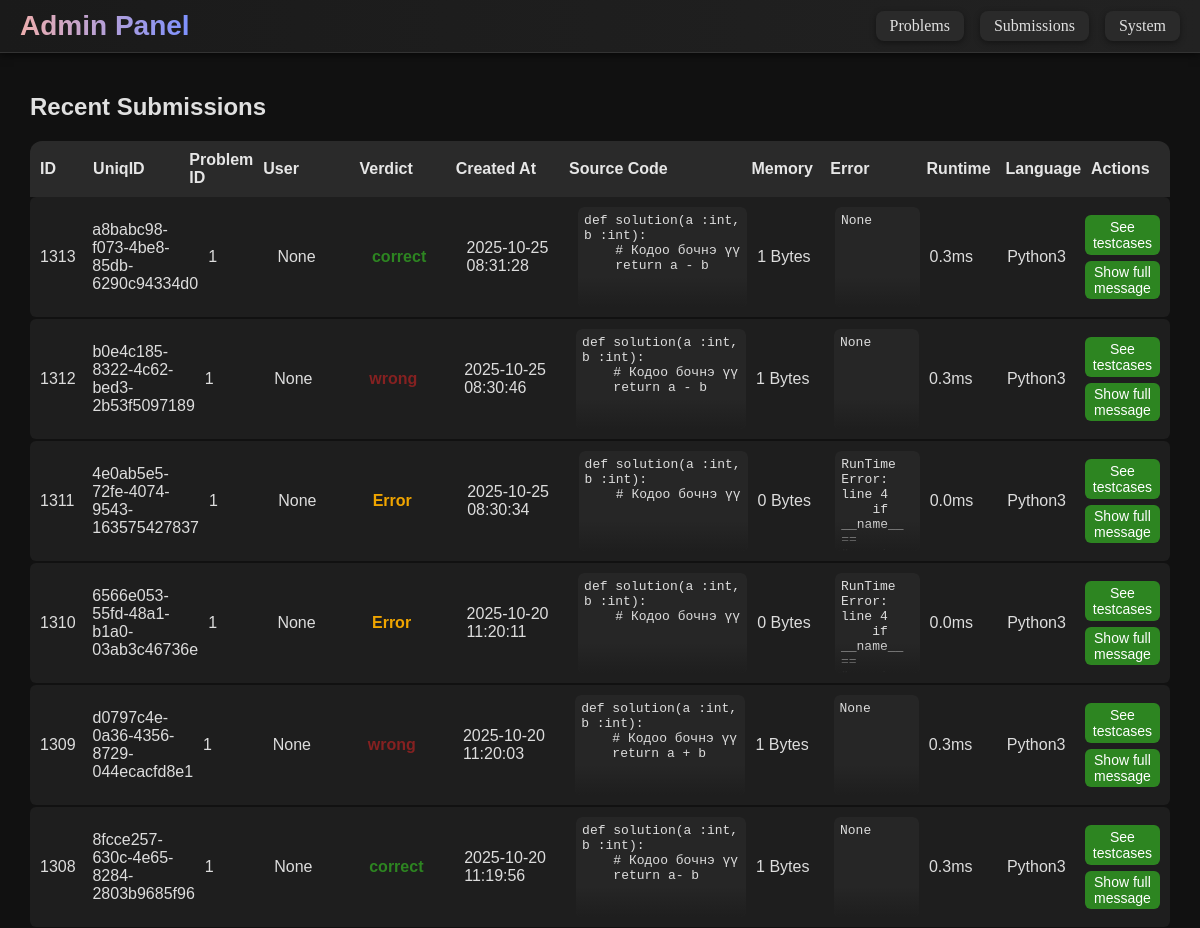
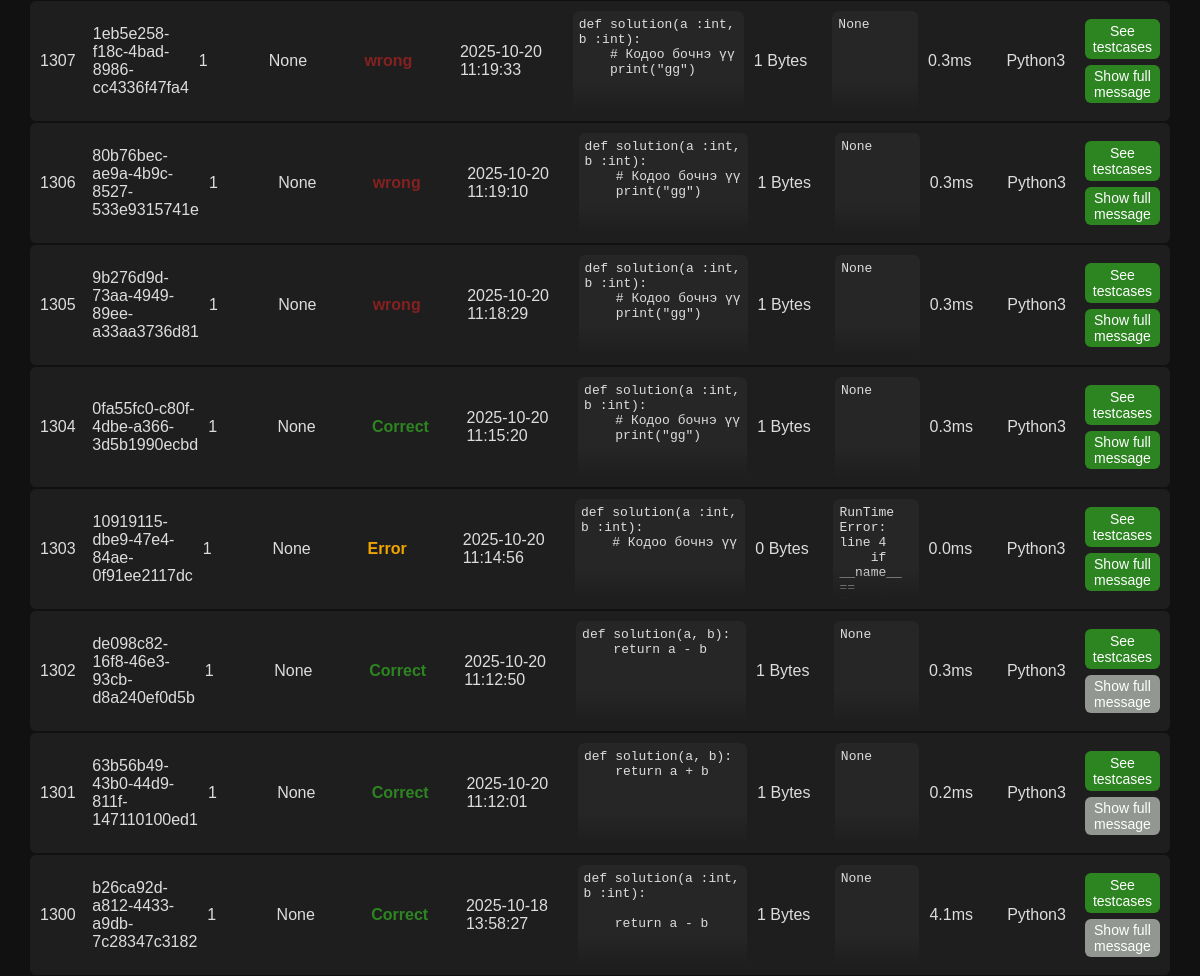
/admin/submissions (upper part), run on an earlier commit of the app's database (2 pictures, top to bottom).
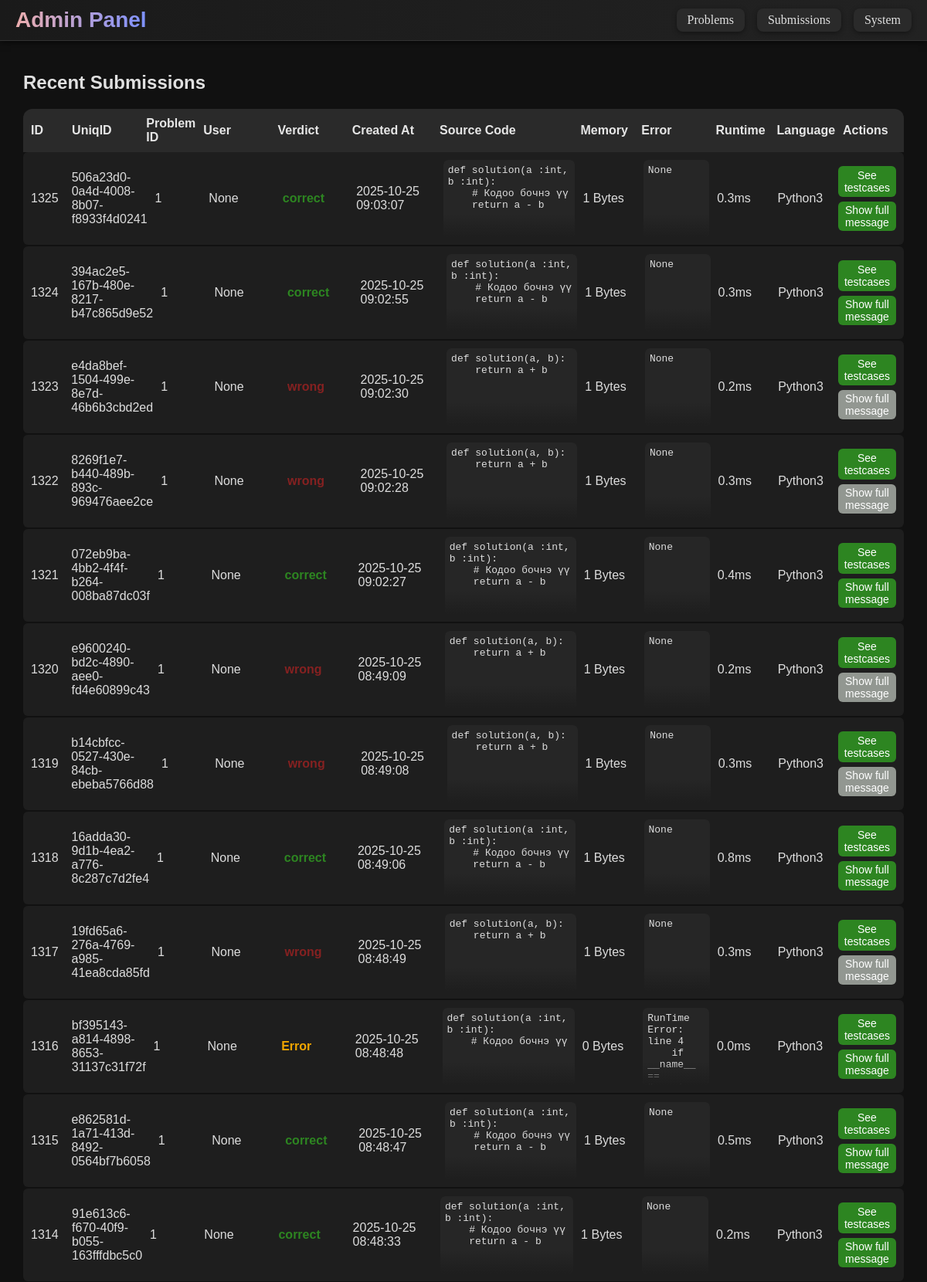
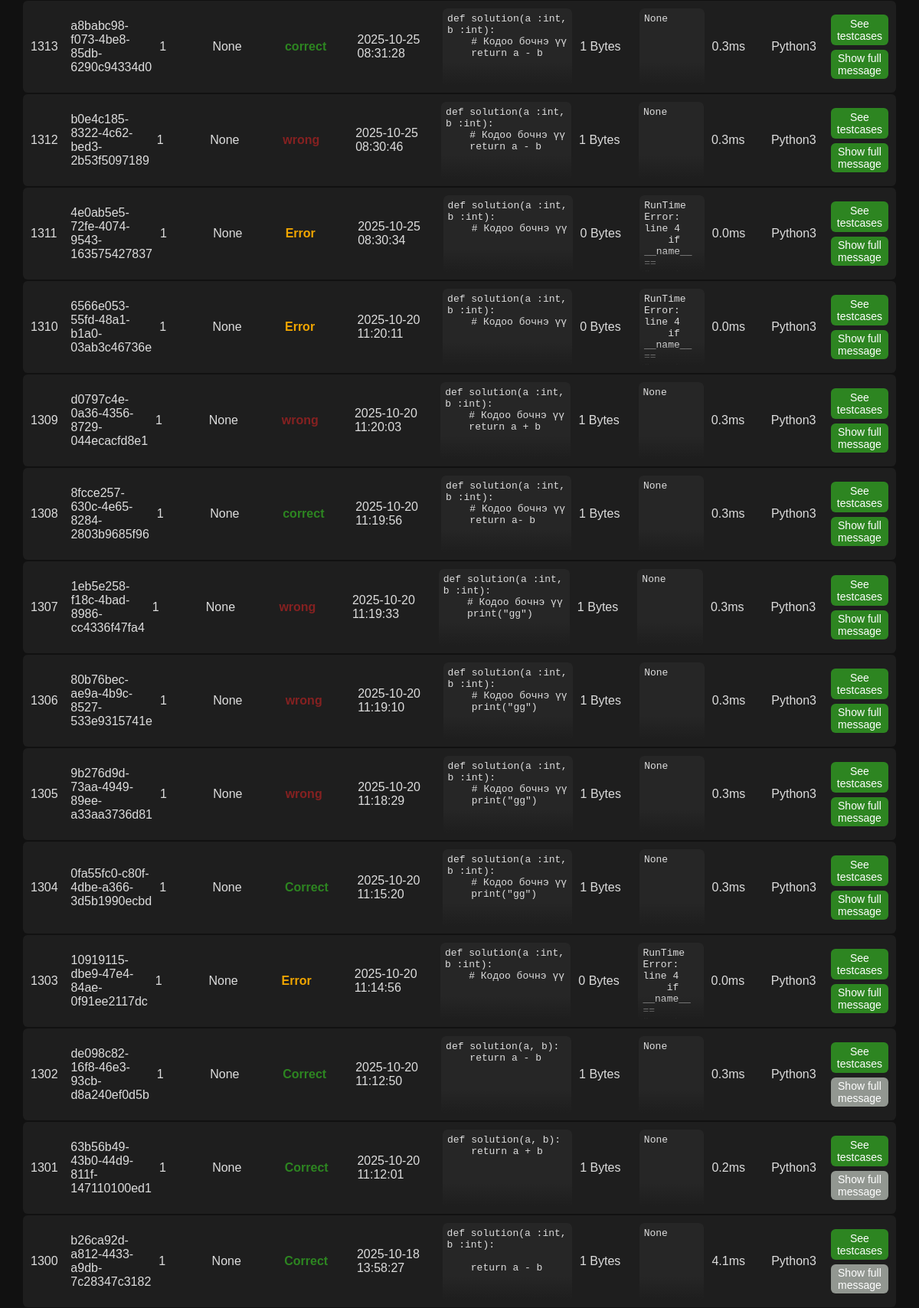
And on a later commit of the database (2 pictures, top to bottom).
### tables this page shows
CREATE TABLE submissions (subID INTEGER PRIMARY KEY AUTOINCREMENT, code TEXT NOT NULL, runtime FLOAT, memory INT, subTime TIMESTAMP DEFAULT CURRENT_TIMESTAMP, status VARCHAR(50) DEFAULT "Pending", problem_id INT NOT NULL REFERENCES problems(problem_id) ON DELETE CASCADE, language VARCHAR(50) DEFAULT "Python3", userID DEFAULT NULL, UniqID varchar(45), error TEXT default None);

### run.py (the view)
@app.route('/admin/submissions')
def adminSubmissions():
    conn = get_db_connection()
    submissions = conn.execute('SELECT * FROM submissions ORDER BY subTime DESC').fetchall()
    conn.close()
    submissions = [dict(row) for row in submissions]
    return render_template('admin/adminSub.html', submissions=submissions)

### run.py (called while the page is built)
def get_db_connection():
    conn = sqlite3.connect(DB_PATH)
    conn.row_factory = sqlite3.Row
    return conn

### templates/admin/adminSub.html (shortened to what this page needs)
{% extends "admin/admin.html" %}
{% block content %}
<div id="submission-container">
    <h2>Recent Submissions</h2>
    <div id="submission-header">
        <div class="sub-ID">ID</div>
        <div class="sub-uniq">UniqID</div>
        <div class="sub-prob">Problem ID</div>
        <div class="sub-user">User</div>
        <div class="sub-verdict">Verdict</div>
        <div class="sub-time">Created At</div>
        <div class="sub-code">Source Code</div>
        <div class="sub-memory">Memory</div>
        <div class="sub-error">Error</div>
        <div class="sub-runtime">Runtime</div>
        <div class="sub-lang">Language</div>
        <div class="sub-tc">Actions</div>
    </div>
    {% for s in submissions %}
    <div class="submission-row" id="row-{{ s.subID }}">
        <div class="sub-ID">{{ s.subID }}</div>
        <div class="sub-uniq">{{ s.UniqID }}</div>
        <div class="sub-prob">{{ s.problem_id }}</div>
        <div class="sub-user">{{ s.userID }}</div>
        <div class="sub-verdict verdict-{{ s.status|lower|replace(' ', '-') }}">{{ s.status }}</div>
        <div class="sub-time">{{ s.subTime }}</div>
        <div class="sub-code">
            <pre>{{ s.code }}</pre>
        </div>
        <div class="sub-memory">{{ s.memory }} Bytes</div>
        <div class="sub-error">
            <pre>{{ s.error }}</pre>
        </div>
        <div class="sub-runtime">{{ s.runtime }}ms</div>
        <div class="sub-lang">{{ s.language }}</div>
        <div>
            <div class="sub-tc"><a href="{{ url_for('admin_SubTC', subId=s.UniqID) }}">See testcases</a></div>
            {% if s.error|length > 10 or s.code|length > 50 %}
            <button class="expand-btn" onclick="toggleDropdown('{{ s.subID }}', this)">Show full message</button>
            {% else %}
            <button class="dis-expand-btn">Show full message</button>
            {% endif %}
        </div>
    </div>
    {% endfor %}
</div>
{% endblock %}

### templates/admin/admin.html (shortened to what this page needs)
<!DOCTYPE html>
<html lang="en">
<head>
    <link rel="stylesheet" href="{{ url_for('static', filename='style.css') }}">
</head>
<body>
    <header>
        <nav>
            <div class="title">Admin Panel</div>
            <div style="display: flex; gap: 16px;">
                <a id="navButton" href="{{ url_for('adminProblem') }}">Problems</a>
                <a id="navButton" href="{{ url_for('adminSubmissions') }}">Submissions</a>
                <a id="navButton" href="{{ url_for('adminSystem') }}">System</a>
            </div>
        </nav>
    </header>
    <main>
        {% block content %}{% endblock %}
    </main>
</body>
</html>

### templates/admin/adminSub.html (style rules this page uses)
#submission-container { max-width: 95%; margin: 20px auto; font-family: 'Lucida Sans', sans-serif; overflow-x: auto; }
#submission-header { display: grid; grid-template-columns: 0.5fr 1fr 0.7fr 1fr 1fr 1.2fr 2fr 0.8fr 1fr 0.8fr 0.8fr 0.8fr; align-items: center; padding: 10px; gap: 10px; background-color: #2a2a2a; color: #e6e6e6; font-weight: bold; border-radius: 12px 12px 0 0; }
.submission-row { display: grid; grid-template-columns: 0.5fr 1fr 0.7fr 1fr 1fr 1.2fr 2fr 0.8fr 1fr 0.8fr 0.8fr 0.8fr; gap: 10px; background-color: #1e1e1e; color: #ddd; margin-bottom: 2px; border-radius: 6px; padding: 10px; transition: all 0.3s ease; align-items: center; }
.submission-row .sub-code, .submission-row .sub-error { position: relative; max-height: 100px; overflow: hidden; border-radius: 6px; }
.submission-row .sub-code pre, .submission-row .sub-error pre { margin: 0; font-size: 13px; background-color: #262626; padding: 6px; border-radius: 6px; overflow-x: auto; white-space: pre-wrap; word-break: break-word; height: 99999px; }
.submission-row .sub-code::after, .submission-row .sub-error::after { content: ''; position: absolute; bottom: 0; left: 0; width: 100%; height: 30px; background: linear-gradient(to bottom, rgba(30, 30, 30, 0) 0%, rgba(30, 30, 30, 1) 100%); pointer-events: none; }
.verdict-correct { color: #2d8521; font-weight: bold; }
.verdict-wrong { color: #852121; font-weight: bold; }
.verdict-error { color: #f0a500; font-weight: bold; }
.sub-tc a { background-color: #2d8521; color: #fff; padding: 4px 8px; border-radius: 6px; text-decoration: none; font-size: 14px; display: inline-block; text-align: center; }
.expand-btn { background-color: #2d8521; color: #fff; border: none; border-radius: 6px; padding: 3px 8px; font-size: 14px; cursor: pointer; grid-column: 1 / -1; margin-top: 6px; }
.dis-expand-btn { background-color: #929791; color: #fff; border: none; border-radius: 6px; padding: 3px 8px; font-size: 14px; cursor: pointer; grid-column: 1 / -1; margin-top: 6px; }

### templates/admin/admin.html (style rules this page uses)
body { background-color: #111111; color: #e0e0e0; margin: 0; }
a { text-decoration: none !important; }
header { background: linear-gradient(90deg, #1a1a1a, #222222); padding: 10px 20px; border-bottom: 1px solid #333; box-shadow: 0 2px 8px rgba(0, 0, 0, 0.6); position: sticky; top: 0; z-index: 100; }
nav { display: flex; justify-content: space-between; align-items: center; }
nav .title { font-size: 28px; font-weight: bold; background: linear-gradient(90deg, #edaeae, #7d91ff); -webkit-background-clip: text; -webkit-text-fill-color: transparent; font-family: 'Lucida Sans', 'Lucida Sans Regular', 'Lucida Grande', 'Lucida Sans Unicode', Geneva, Verdana, sans-serif; }
#navButton { color: #e0e0e0; background-color: #2a2a2a; border: none; border-radius: 8px; padding: 6px 14px; transition: all 0.3s ease; font-weight: 500; font-size: 16px; box-shadow: 0 2px 6px rgba(0, 0, 0, 0.4); }

What changed in the data, as far as the page shows it:
added submissions: subID "1325", UniqID "506a23d0-0a4d-4008-8b07-f8933f4d0241", problem_id "1", userID "None", status "correct", subTime "2025-10-25 09:03:07", code "def solution(a :int, b :int): # Кодоо бочнэ үү return a - b", memory "1", error "None", runtime "0.3", language "Python3"
added submissions: subID "1324", UniqID "394ac2e5-167b-480e-8217-b47c865d9e52", problem_id "1", userID "None", status "correct", subTime "2025-10-25 09:02:55", code "def solution(a :int, b :int): # Кодоо бочнэ үү return a - b", memory "1", error "None", runtime "0.3", language "Python3"
added submissions: subID "1323", UniqID "e4da8bef-1504-499e-8e7d-46b6b3cbd2ed", problem_id "1", userID "None", status "wrong", subTime "2025-10-25 09:02:30", code "def solution(a, b): return a + b", memory "1", error "None", runtime "0.2", language "Python3", shows "Show full message"
added submissions: subID "1322", UniqID "8269f1e7-b440-489b-893c-969476aee2ce", problem_id "1", userID "None", status "wrong", subTime "2025-10-25 09:02:28", code "def solution(a, b): return a + b", memory "1", error "None", runtime "0.3", language "Python3", shows "Show full message"
added submissions: subID "1321", UniqID "072eb9ba-4bb2-4f4f-b264-008ba87dc03f", problem_id "1", userID "None", status "correct", subTime "2025-10-25 09:02:27", code "def solution(a :int, b :int): # Кодоо бочнэ үү return a - b", memory "1", error "None", runtime "0.4", language "Python3"
added submissions: subID "1320", UniqID "e9600240-bd2c-4890-aee0-fd4e60899c43", problem_id "1", userID "None", status "wrong", subTime "2025-10-25 08:49:09", code "def solution(a, b): return a + b", memory "1", error "None", runtime "0.2", language "Python3", shows "Show full message"
added submissions: subID "1319", UniqID "b14cbfcc-0527-430e-84cb-ebeba5766d88", problem_id "1", userID "None", status "wrong", subTime "2025-10-25 08:49:08", code "def solution(a, b): return a + b", memory "1", error "None", runtime "0.3", language "Python3", shows "Show full message"
added submissions: subID "1318", UniqID "16adda30-9d1b-4ea2-a776-8c287c7d2fe4", problem_id "1", userID "None", status "correct", subTime "2025-10-25 08:49:06", code "def solution(a :int, b :int): # Кодоо бочнэ үү return a - b", memory "1", error "None", runtime "0.8", language "Python3"
added submissions: subID "1317", UniqID "19fd65a6-276a-4769-a985-41ea8cda85fd", problem_id "1", userID "None", status "wrong", subTime "2025-10-25 08:48:49", code "def solution(a, b): return a + b", memory "1", error "None", runtime "0.3", language "Python3", shows "Show full message"
added submissions: subID "1316", UniqID "bf395143-a814-4898-8653-31137c31f72f", problem_id "1", userID "None", status "Error", subTime "2025-10-25 08:48:48", code "def solution(a :int, b :int): # Кодоо бочнэ үү", memory "0", error "RunTime Error: line 4 if __name__ ==…", runtime "0.0", language "Python3"
added submissions: subID "1315", UniqID "e862581d-1a71-413d-8492-0564bf7b6058", problem_id "1", userID "None", status "correct", subTime "2025-10-25 08:48:47", code "def solution(a :int, b :int): # Кодоо бочнэ үү return a - b", memory "1", error "None", runtime "0.5", language "Python3"
added submissions: subID "1314", UniqID "91e613c6-f670-40f9-b055-163fffdbc5c0", problem_id "1", userID "None", status "correct", subTime "2025-10-25 08:48:33", code "def solution(a :int, b :int): # Кодоо бочнэ үү return a - b", memory "1", error "None", runtime "0.2", language "Python3"
